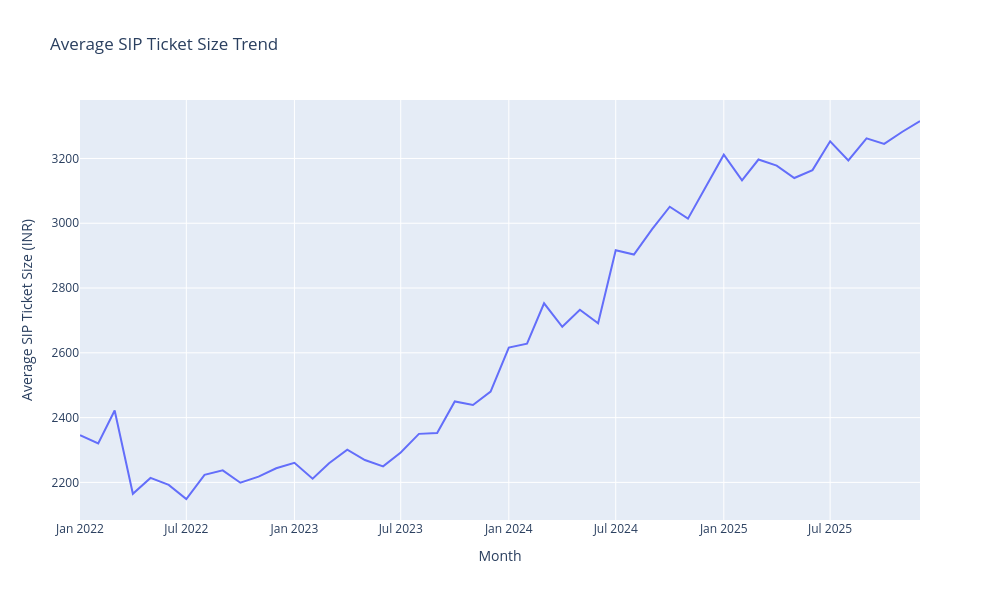

Write notebook code for a chart like this one.
### Code cell
# Average SIP Ticket Size Trend [15]

# Calculate average SIP ticket size
monthly_sip_inflows['avg_sip_ticket'] = (
    monthly_sip_inflows['sip_inflow_crore'] * 10000000 /  # Convert crore to INR
    (monthly_sip_inflows['active_sip_accounts_crore'] * 10000000)  # Convert crore to actual accounts
)

fig = px.line(monthly_sip_inflows, 
              x='month', 
              y='avg_sip_ticket',
              title='Average SIP Ticket Size Trend',
              labels={'month': 'Month', 'avg_sip_ticket': 'Average SIP Ticket Size (INR)'})

fig.update_layout(height=600, width=1000)
fig.write_image('../reports/figures/avg_sip_ticket_trend.png')
fig.show()

### Figure 1 — Plotly figure (JSON) as saved in the notebook; plotly's stock layout.template omitted (floating-point values rounded to 4 significant figures)
{"data": [{"hovertemplate": "Month=%{x}<br>Average SIP Ticket Size (INR)=%{y}<extra></extra>", "legendgroup": "", "line": {"color": "#636efa", "dash": "solid"}, "marker": {"symbol": "circle"}, "mode": "lines", "name": "", "orientation": "v", "showlegend": false, "type": "scatter", "x": ["2022-01-01T00:00:00", "2022-02-01T00:00:00", "2022-03-01T00:00:00", "2022-04-01T00:00:00", "2022-05-01T00:00:00", "2022-06-01T00:00:00", "2022-07-01T00:00:00", "2022-08-01T00:00:00", "2022-09-01T00:00:00", "2022-10-01T00:00:00", "2022-11-01T00:00:00", "2022-12-01T00:00:00", "2023-01-01T00:00:00", "2023-02-01T00:00:00", "2023-03-01T00:00:00", "2023-04-01T00:00:00", "2023-05-01T00:00:00", "2023-06-01T00:00:00", "2023-07-01T00:00:00", "2023-08-01T00:00:00", "2023-09-01T00:00:00", "2023-10-01T00:00:00", "2023-11-01T00:00:00", "2023-12-01T00:00:00", "2024-01-01T00:00:00", "2024-02-01T00:00:00", "2024-03-01T00:00:00", "2024-04-01T00:00:00", "2024-05-01T00:00:00", "2024-06-01T00:00:00", "2024-07-01T00:00:00", "2024-08-01T00:00:00", "2024-09-01T00:00:00", "2024-10-01T00:00:00", "2024-11-01T00:00:00", "2024-12-01T00:00:00", "2025-01-01T00:00:00", "2025-02-01T00:00:00", "2025-03-01T00:00:00", "2025-04-01T00:00:00", "2025-05-01T00:00:00", "2025-06-01T00:00:00", "2025-07-01T00:00:00", "2025-08-01T00:00:00", "2025-09-01T00:00:00", "2025-10-01T00:00:00", "2025-11-01T00:00:00", "2025-12-01T00:00:00"], "xaxis": "x", "y": [2346.0, 2320.0, 2422.0, 2165.0, 2214.0, 2192.0, 2149.0, 2223.0, 2237.0, 2199.0, 2218.0, 2243.0, 2260.0, 2211.0, 2259.0, 2301.0, 2269.0, 2249.0, 2292.0, 2350.0, 2352.0, 2450.0, 2439.0, 2480.0, 2616.0, 2628.0, 2753.0, 2680.0, 2733.0, 2691.0, 2916.0, 2903.0, 2982.0, 3051.0, 3014.0, 3113.0, 3212.0, 3132.0, 3197.0, 3178.0, 3140.0, 3164.0, 3253.0, 3194.0, 3262.0, 3245.0, 3283.0, 3316.0], "yaxis": "y"}], "layout": {"height": 600, "legend": {"tracegroupgap": 0}, "title": {"text": "Average SIP Ticket Size Trend"}, "width": 1000, "xaxis": {"anchor": "y", "domain": [0, 1], "title": {"text": "Month"}}, "yaxis": {"anchor": "x", "domain": [0, 1], "title": {"text": "Average SIP Ticket Size (INR)"}}}}
